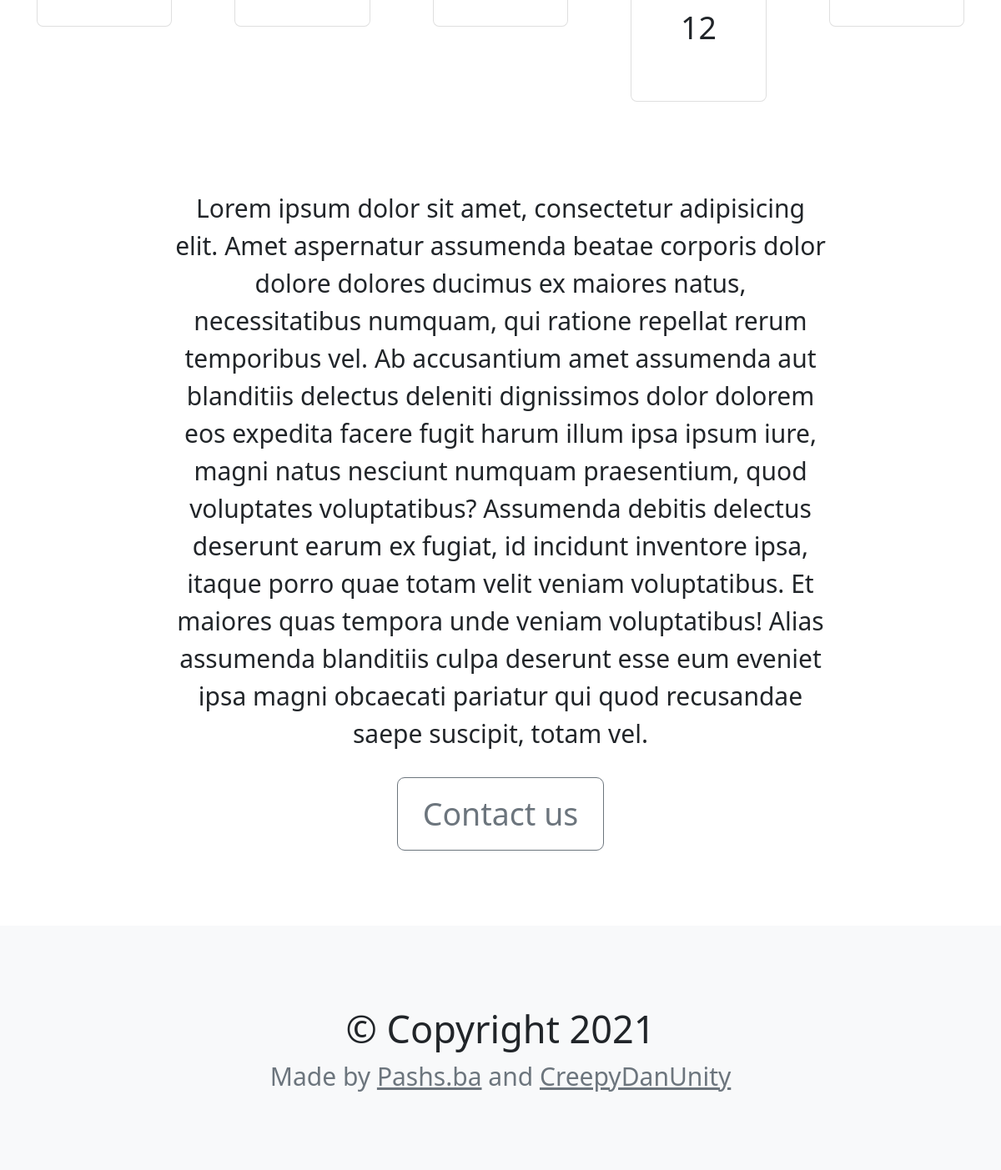
The app's page /products/1 (lower part), older data.
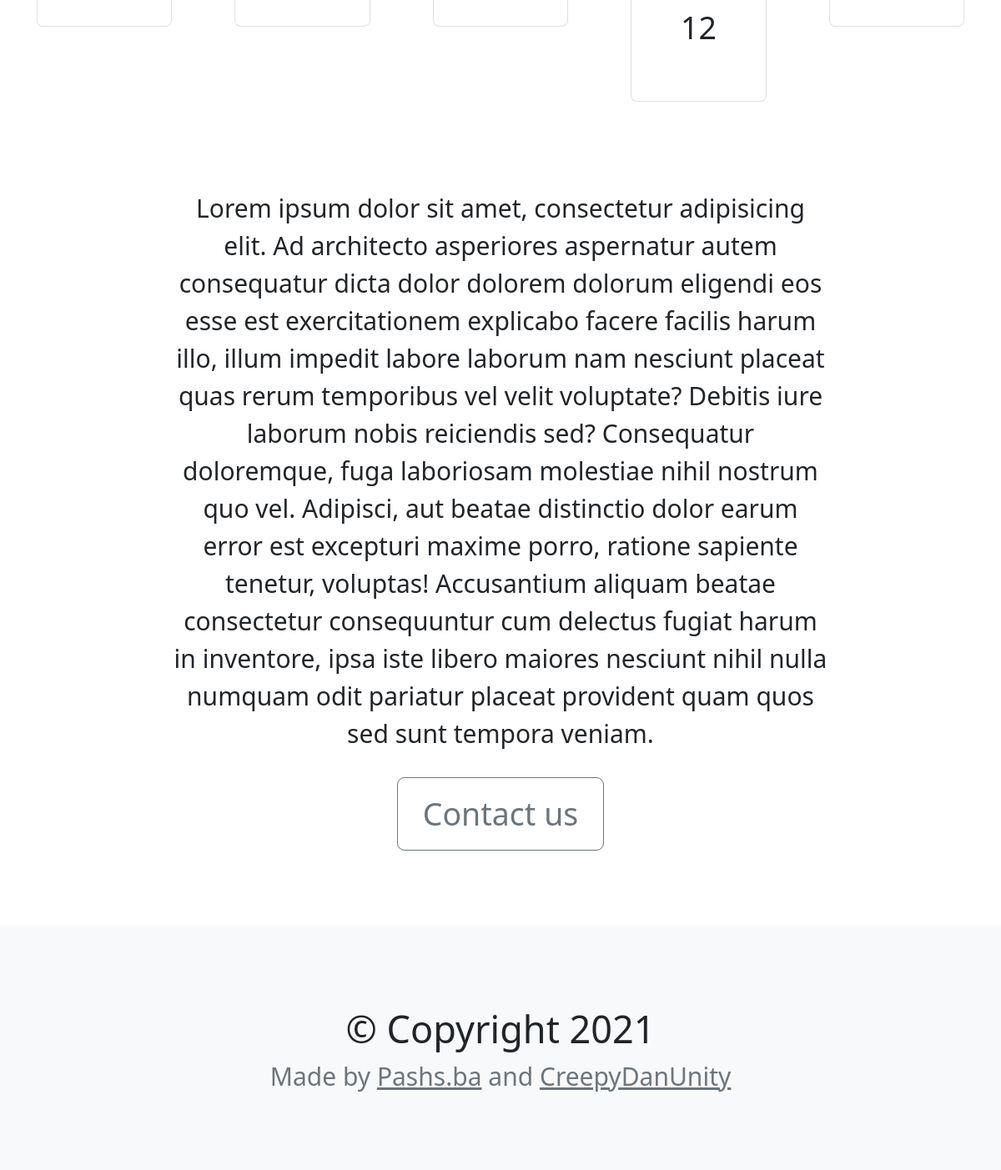
The same page, newer data.
### products/models.py (models this page shows, shortened)
class Product(models.Model):
    name = models.CharField(max_length=1024)
    description = models.TextField(null=True)
    images_list = models.JSONField()
    length = models.FloatField(null=True)
    width = models.FloatField(null=True)
    displacement = models.FloatField(null=True)
    passengers = models.IntegerField(null=True)
    max_load = models.FloatField(null=True)

### products/views.py (the view)
# urls.py: path('<int:pk>', product, name='product')
def product(request, pk):
    return render(request, 'product.html', {
        'product': Product.objects.get(pk=pk)
    })

### products/templates/product.html (shortened to what this page needs)
{% extends 'base.html' %}
{% load static %}
{% block main %}
    <div class="row justify-content-center my-5" >
        <div class="col-xl-2 mx-2 my-2">
            <div class="card d-flex justify-content-center text-center py-3">
            </div>
        </div>
        <div class="col-xl-2 mx-2 my-2">
            <div class="card d-flex justify-content-center text-center py-3">
            </div>
        </div>
        <div class="col-xl-2 mx-2 my-2">
            <div class="card d-flex justify-content-center text-center py-3">
            </div>
        </div>
        <div class="col-xl-2 mx-2 my-2">
            <div class="card d-flex justify-content-center text-center py-3">
                <p class="fs-5">{{ product.passengers }}</p>
            </div>
        </div>
    <div class="col-xl-2 mx-2 my-2">
            <div class="card d-flex justify-content-center text-center py-3">
            </div>
        </div>
    </div>
    <div class="row justify-content-center">
        <div class="col-xl-8 text-center fs-5">
            <p>{{ product.description|safe }}</p>
        </div>
    </div>
    <div class="text-center mb-5">
        <a class="btn btn-lg btn-outline-secondary" href="{% url 'homepage' %}#contacts" style="">Contact us</a>
    </div>
{% endblock %}

Row changes from the older to the newer data that the page shows:
changed Product: description "…amet, consectetur adipisicing elit. Amet aspernatur assumenda beatae corporis dolor dolore dolores ducimus ex maiores natus, necessitatibus numquam, qui ratione repellat rerum temporibus vel. Ab accusantium amet assumenda aut blanditiis delectus deleniti dignissimos dolor dolorem eos expedita facere fugit harum illum ipsa ipsum iure, magni natus nesciunt numquam praesentium, quod voluptates voluptatibus? Assumenda debitis delectus deserunt earum ex fugiat, id incidunt inventore ipsa, itaque porro quae totam velit veniam voluptatibus. Et maiores quas tempora unde veniam voluptatibus! Alias assumenda blanditiis culpa deserunt esse eum eveniet ipsa magni obcaecati pariatur qui quod recusandae…" → "…amet, consectetur adipisicing elit. Ad architecto asperiores aspernatur autem consequatur dicta dolor dolorem dolorum eligendi eos esse est exercitationem explicabo facere facilis harum illo, illum impedit labore laborum nam nesciunt placeat quas rerum temporibus vel velit voluptate? Debitis iure laborum nobis reiciendis sed? Consequatur doloremque, fuga laboriosam molestiae nihil nostrum quo vel. Adipisci, aut beatae distinctio dolor earum error est excepturi maxime porro, ratione sapiente tenetur, voluptas! Accusantium aliquam beatae consectetur consequuntur cum delectus fugiat harum in inventore, ipsa iste libero maiores nesciunt nihil nulla numquam odit pariatur placeat provident quam…"
